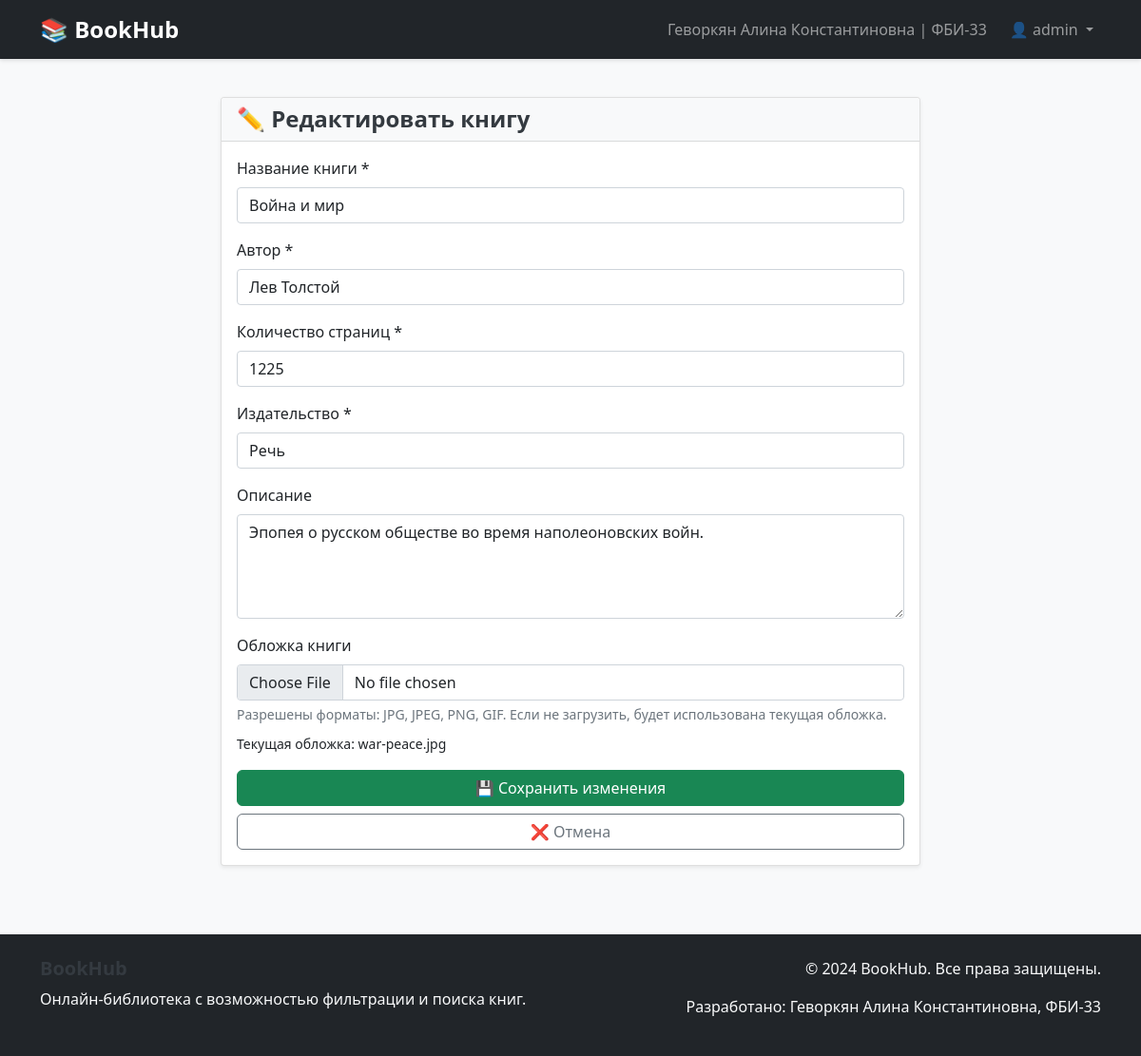
The app's page /admin/books/edit/4 (signed in) with its own data.
### models.py (models this page shows, shortened)
class User(db.Model):
    id = db.Column(db.Integer, primary_key=True)
    username = db.Column(db.String(50), unique=True, nullable=False)
    password_hash = db.Column(db.String(255), nullable=False)
    is_admin = db.Column(db.Boolean, default=False)
    created_at = db.Column(db.DateTime, default=datetime.utcnow)

class Book(db.Model):
    id = db.Column(db.Integer, primary_key=True)
    title = db.Column(db.String(200), nullable=False)
    author = db.Column(db.String(150), nullable=False)
    pages = db.Column(db.Integer, nullable=False)
    publisher = db.Column(db.String(150), nullable=False)
    cover_image = db.Column(db.String(300), default='default-cover.jpg')
    description = db.Column(db.Text)
    created_at = db.Column(db.DateTime, default=datetime.utcnow)

### app.py (the view, shortened to what this page needs)
@app.route('/admin/books/edit/<int:book_id>', methods=['GET', 'POST'])
@admin_required
def edit_book(book_id):
    book = Book.query.get_or_404(book_id)
    if request.method == 'GET':
        return render_template('admin/edit_book.html', book=book)

### app.py (called while the page is built)
def admin_required(f):
    @wraps(f)
    def decorated_function(*args, **kwargs):
        if 'user_id' not in session:
            flash('Пожалуйста, войдите в систему.', 'warning')
            return redirect(url_for('login'))
        user = User.query.get(session['user_id'])
        if not user or not user.is_admin:
            flash('У вас нет прав доступа к этой странице.', 'danger')
            return redirect(url_for('index'))
        return f(*args, **kwargs)
    return decorated_function

@app.context_processor
def inject_user_info():
    user_info = {}
    if 'user_id' in session:
        user = User.query.get(session['user_id'])
        if user:
            user_info = {
                'username': user.username,
                'is_admin': user.is_admin
            }
    student_info = {
        'fio': 'Геворкян Алина Константиновна',
        'group': 'ФБИ-33'
    }
    return dict(user_info=user_info, student_info=student_info)

### templates/admin/edit_book.html (shortened to what this page needs)
{% extends "base.html" %}
{% block content %}
<div class="row justify-content-center">
    <div class="col-md-8">
        <div class="card">
            <div class="card-header">
                <h4 class="card-title mb-0">✏️ Редактировать книгу</h4>
            </div>
            <div class="card-body">
                <form method="POST" action="{{ url_for('edit_book', book_id=book.id) }}" enctype="multipart/form-data">
                    <div class="mb-3">
                        <label for="title" class="form-label">Название книги *</label>
                        <input type="text" class="form-control" id="title" name="title" value="{{ book.title }}" required>
                    </div>
                    <div class="mb-3">
                        <label for="author" class="form-label">Автор *</label>
                        <input type="text" class="form-control" id="author" name="author" value="{{ book.author }}" required>
                    </div>
                    <div class="mb-3">
                        <label for="pages" class="form-label">Количество страниц *</label>
                        <input type="number" class="form-control" id="pages" name="pages" value="{{ book.pages }}" min="1" required>
                    </div>
                    <div class="mb-3">
                        <label for="publisher" class="form-label">Издательство *</label>
                        <input type="text" class="form-control" id="publisher" name="publisher" value="{{ book.publisher }}" required>
                    </div>
                    <div class="mb-3">
                        <label for="description" class="form-label">Описание</label>
                        <textarea class="form-control" id="description" name="description" rows="4">{{ book.description }}</textarea>
                    </div>
                    <div class="mb-3">
                        <label for="cover_image" class="form-label">Обложка книги</label>
                        <input type="file" class="form-control" id="cover_image" name="cover_image" accept=".jpg,.jpeg,.png,.gif">
                        <div class="form-text">Разрешены форматы: JPG, JPEG, PNG, GIF. Если не загрузить, будет использована текущая обложка.</div>
                        {% if book.cover_image and book.cover_image != 'default-cover.jpg' %}
                        <div class="mt-2">
                            <small>Текущая обложка: {{ book.cover_image }}</small>
                        </div>
                        {% endif %}
                    </div>
                    <div class="d-grid gap-2">
                        <button type="submit" class="btn btn-success">💾 Сохранить изменения</button>
                        <a href="{{ url_for('admin_books') }}" class="btn btn-outline-secondary">❌ Отмена</a>
                    </div>
                </form>
            </div>
        </div>
    </div>
</div>
{% endblock %}

### templates/base.html (shortened to what this page needs)
<!DOCTYPE html>
<html lang="ru">
<head>
    <link href="https://cdn.jsdelivr.net/npm/bootstrap@5.1.3/dist/css/bootstrap.min.css" rel="stylesheet">
    <link href="{{ url_for('static', filename='css/style.css') }}" rel="stylesheet">
</head>
<body>
    <nav class="navbar navbar-expand-lg navbar-dark bg-dark">
        <div class="container">
            <a class="navbar-brand" href="{{ url_for('index') }}">
                📚 BookHub
            </a>
            <div class="navbar-nav ms-auto">
                <span class="navbar-text me-3">
                    {{ student_info.fio }} | {{ student_info.group }}
                </span>
                {% if user_info %}
                    <div class="nav-item dropdown">
                        <a class="nav-link dropdown-toggle" href="#" role="button" data-bs-toggle="dropdown">
                            👤 {{ user_info.username }}
                        </a>
                    </div>
                {% else %}
                    <a class="nav-link" href="{{ url_for('login') }}">Войти</a>
                    <a class="nav-link" href="{{ url_for('register') }}">Регистрация</a>
                {% endif %}
            </div>
        </div>
    </nav>
    <main class="container my-4">
        {% block content %}{% endblock %}
    </main>
    <footer class="bg-dark text-light py-4 mt-5">
        <div class="container">
            <div class="row">
                <div class="col-md-6">
                    <h5>BookHub</h5>
                    <p>Онлайн-библиотека с возможностью фильтрации и поиска книг.</p>
                </div>
                <div class="col-md-6 text-end">
                    <p>&copy; 2024 BookHub. Все права защищены.</p>
                    <p>Разработано: {{ student_info.fio }}, {{ student_info.group }}</p>
                </div>
            </div>
        </div>
    </footer>
</body>
</html>

### static/css/style.css (style rules this page uses)
body { background-color: #f8f9fa; font-family: 'Segoe UI', Tahoma, Geneva, Verdana, sans-serif; }
.card { box-shadow: 0 0.125rem 0.25rem rgba(0, 0, 0, 0.075); border: 1px solid rgba(0, 0, 0, 0.125); }
.card-header { background-color: #f8f9fa; border-bottom: 1px solid rgba(0, 0, 0, 0.125); }
.navbar-brand { font-weight: bold; font-size: 1.5rem; }
.btn { border-radius: 0.375rem; font-weight: 500; }
.navbar { box-shadow: 0 2px 4px rgba(0, 0, 0, 0.1); }
footer { margin-top: auto; }
h1, h2, h3, h4, h5, h6 { color: #343a40; font-weight: 600; }

### templates/base.html (style rules this page uses)
html, body { height: 100%; }
body { display: flex; flex-direction: column; min-height: 100vh; }
main { flex: 1 0 auto; }
footer { flex-shrink: 0; margin-top: auto; }

### records on screen
User: username "admin"
Book: title "Война и мир", author "Лев Толстой", pages "1225", publisher "Речь", description "Эпопея о русском обществе во время наполеоновских войн.", cover_image "war-peace.jpg"

### other values on screen
{{ student_info.fio }} "Геворкян Алина Константиновна"
{{ student_info.group }} "ФБИ-33"
